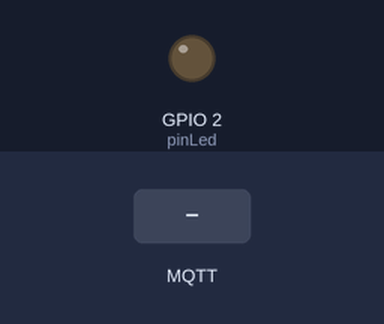
Bench run of a program on a simulated ESP32. Parts: output pins drawn as LEDs (lit = HIGH). Dashed ring = blinking. Inputs (shaded band) come from the test bench. WiFi joins after 1.5 s; servers stay silent unless stated; no MQTT or app messages arrive unless stated; what the program prints to the serial monitor is not drawn.

Above: at 2.7 s.
2.8 s: MQTT message "pisca" arrives on the first subscribed topic
At 3.2 s:
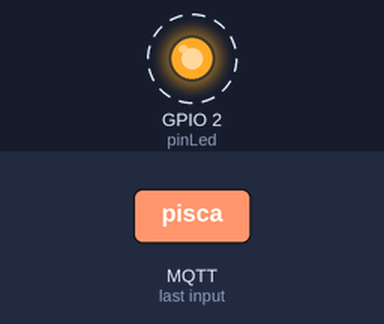
5.8 s: MQTT message "liga" arrives on the first subscribed topic
At 7.0 s:
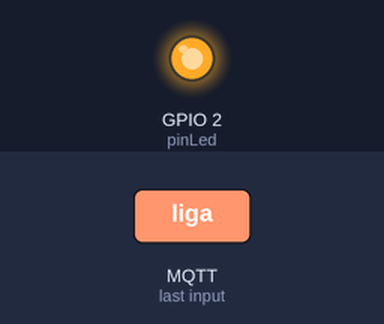
7.3 s: MQTT message "desliga" arrives on the first subscribed topic
At 8.5 s:
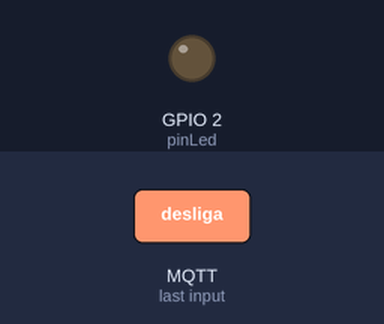
Timing chart, 0 to 10.3 s (numbered marks = the images above; inputs shaded):
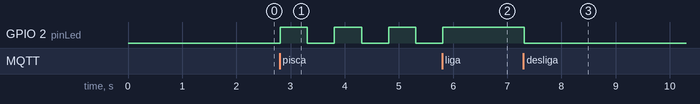

Measured:
- after the input at 2.8 s, GPIO 2 (pinLed): alternates HIGH for 0.50 s and LOW for 0.50 s, starting at once
- after the input at 5.8 s, GPIO 2 (pinLed): goes on until 5.8 s, then stays HIGH
- after the input at 7.3 s, GPIO 2 (pinLed): HIGH → LOW at once

The program:

main.cpp
```cpp
#include <Arduino.h>
#include <PubSubClient.h>
#include <WiFi.h>
#include "internet.h"

#define pinLed 2

WiFiClient espClient;
PubSubClient client(espClient);

const char *mqtt_server = "broker.hivemq.com"; //endereco do broker, pode ser um ip, nds
const int mqtt_port = 1883; //porta de comunicacao sem seguranca
const char *mqtt_id = "esp32-senai134-julia"; //id = nome do dispositivo
const char *mqtt_topic_sub = "senai134/mesa03/esp_inscrito"; //o esp esta ouvindo este topico,
const char *mqtt_topic_pub = "senai134/mesa03/esp_publicando"; //o esp publica mensagens

void callback(char *, byte *, unsigned int);
void mqttConnect(void);
void pisca();

int velocidade = 500;
bool estadoLed = false;
bool modoPisca = false;

void setup()
{
  Serial.begin(9600);
  pinMode(pinLed, OUTPUT);
  conectaWiFi();

  client.setServer(mqtt_server, mqtt_port);
  client.setCallback(callback);
}

void loop()
{
  checkWiFi();

  if(!client.connected())
  {
    mqttConnect();
  }

  client.loop(); // envia e recebe mensagens

  static unsigned long tempoAnterior = 0;
  unsigned long tempoAtual = millis();

  if(tempoAtual - tempoAnterior > 3000)
  {
    client.publish(mqtt_topic_pub, "Ola, Mundo"); // manda ola mundo a cada 3s no topico de publicar
    tempoAnterior = tempoAtual;
  }

  pisca();
}


void callback(char *topic, byte *payLoad, unsigned int Length) //recebendo msg
{
  Serial.printf("mensagem recebida em %s:", topic);
  String mensagem = "";
  for (unsigned int i = 0; i < Length; i++)
  {
    char c = (char)payLoad[i];
    mensagem += c;
  }
  Serial.println(mensagem);

  mensagem.trim();
  mensagem.toLowerCase();
  if (mensagem == "liga")
  {
    estadoLed = true;
    modoPisca = false;

    Serial.println("Led Ligado");
  }

  else if (mensagem == "desliga")
  {
    estadoLed = false;
    modoPisca = false;

    Serial.println("Led Desligado");
  }

  else if (mensagem == "pisca")
  {
    modoPisca = true;

    Serial.println("Led Piscando");
  }

  else if (mensagem == "mais rapido")
  {
    velocidade -= 100;
    Serial.println("Led Piscando mais rapido");
    if(velocidade == 0) velocidade = 100;
  }

  else if (mensagem == "mais devagar")
  {
    velocidade += 100;
    Serial.println("Led Piscando mais devagar");
    if(velocidade == 2000) velocidade = 2000;
  }

  else
  {
    Serial.println("Comando Nao Reconhecido");
  }

}

void mqttConnect()
{
  while (!client.connected())
  {
    Serial.println("conectando ao MQTT...");

    if (client.connect(mqtt_id))
    {
      Serial.println("Conectado com sucesso");
      client.subscribe(mqtt_topic_sub);
    }

    else
    {
      Serial.print("falha, rc=");
      Serial.println(client.state());
      Serial.println("tentando novamente em 5 segundos");
      delay(5000);
    }

  }

}

void pisca()
{
  static unsigned long ultimaMudanca = 0;
  unsigned long agora = millis();

  if (modoPisca)
  {
    if(agora - ultimaMudanca > velocidade)
      {
        estadoLed = !estadoLed;
        ultimaMudanca = agora;
      }
  }

  digitalWrite(pinLed, estadoLed);
}
```

internet.h
```cpp
#ifndef INTERNET_H
#define INTERNET_H

void conectaWiFi(void);
void checkWiFi(void);

#endif
```

senhas.h
```cpp
const char *SSID = "SALA 09";
const char *SENHA = "info@134";
```

internet.cpp
```cpp
#include <Arduino.h>
#include <WiFi.h>
#include "internet.h"
#include "senhas.h"


//* -------CONFIGURAÇÃO DO WIFI--------

const unsigned long tempoEsperaConexao = 20000;
const unsigned long tempoEsperaReconexao = 10000;

void conectaWiFi()
{
    Serial.printf("Conectando ao WiFi: %s", SSID);
    WiFi.begin(SSID, SENHA);

    unsigned long tempoInicialWiFi = millis();

    while (WiFi.status() != WL_CONNECTED && millis() - tempoInicialWiFi < tempoEsperaConexao)
    {
        Serial.print(".");
        delay(500);
    }

    if (WiFi.status() == WL_CONNECTED)
    {
        Serial.println("\nWiFi Conectado com sucesso! ");
        Serial.print("Endereço IP: ");
        Serial.println(WiFi.localIP());
    }

    else
    {
        Serial.println("\nFalha ao conectar no WiFi. Verifique o nome da rede e a senha");
    }
}

void checkWiFi()
{
    unsigned long tempoAtual = millis();
    static unsigned long tempoUltimaConexao = 0;

    if (tempoAtual - tempoUltimaConexao > tempoEsperaReconexao)
    {
        if (WiFi.status() != WL_CONNECTED)
        {
            Serial.println("\n Conexão Perdida! Tentando reconectar...");
            conectaWiFi();
        }
        tempoUltimaConexao = tempoAtual;
    }
}
```
